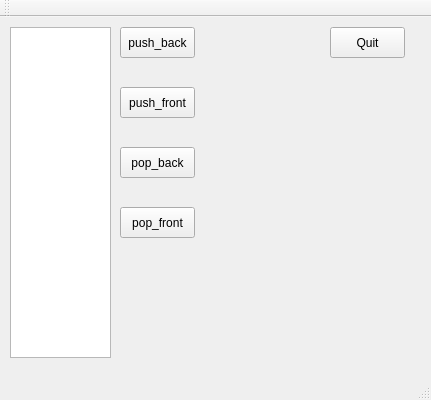
<?xml version="1.0" encoding="UTF-8"?>
<ui version="4.0">
 <class>task2Class</class>
 <widget class="QMainWindow" name="task2Class">
  <property name="geometry">
   <rect>
    <x>0</x>
    <y>0</y>
    <width>431</width>
    <height>400</height>
   </rect>
  </property>
  <property name="windowTitle">
   <string>task2</string>
  </property>
  <widget class="QWidget" name="centralWidget">
   <widget class="QTableWidget" name="table">
    <property name="geometry">
     <rect>
      <x>10</x>
      <y>10</y>
      <width>101</width>
      <height>331</height>
     </rect>
    </property>
   </widget>
   <widget class="QPushButton" name="push_backBtn">
    <property name="geometry">
     <rect>
      <x>120</x>
      <y>10</y>
      <width>75</width>
      <height>31</height>
     </rect>
    </property>
    <property name="text">
     <string>push_back</string>
    </property>
   </widget>
   <widget class="QPushButton" name="push_frontBtn">
    <property name="geometry">
     <rect>
      <x>120</x>
      <y>70</y>
      <width>75</width>
      <height>31</height>
     </rect>
    </property>
    <property name="text">
     <string>push_front</string>
    </property>
   </widget>
   <widget class="QPushButton" name="pop_backBtn">
    <property name="geometry">
     <rect>
      <x>120</x>
      <y>130</y>
      <width>75</width>
      <height>31</height>
     </rect>
    </property>
    <property name="text">
     <string>pop_back</string>
    </property>
   </widget>
   <widget class="QPushButton" name="pop_frontBtn">
    <property name="geometry">
     <rect>
      <x>120</x>
      <y>190</y>
      <width>75</width>
      <height>31</height>
     </rect>
    </property>
    <property name="text">
     <string>pop_front</string>
    </property>
   </widget>
   <widget class="QPushButton" name="quitBtn">
    <property name="geometry">
     <rect>
      <x>330</x>
      <y>10</y>
      <width>75</width>
      <height>31</height>
     </rect>
    </property>
    <property name="text">
     <string>Quit</string>
    </property>
   </widget>
  </widget>
  <widget class="QMenuBar" name="menuBar">
   <property name="geometry">
    <rect>
     <x>0</x>
     <y>0</y>
     <width>431</width>
     <height>22</height>
    </rect>
   </property>
  </widget>
  <widget class="QToolBar" name="mainToolBar">
   <attribute name="toolBarArea">
    <enum>TopToolBarArea</enum>
   </attribute>
   <attribute name="toolBarBreak">
    <bool>false</bool>
   </attribute>
  </widget>
  <widget class="QStatusBar" name="statusBar"/>
 </widget>
 <layoutdefault spacing="6" margin="11"/>
 <resources>
  <include location="task2.qrc"/>
 </resources>
 <connections/>
</ui>
